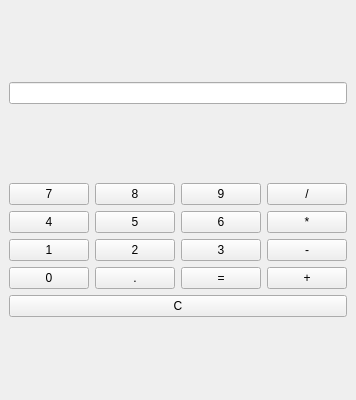
<?xml version="1.0" encoding="UTF-8"?>
<ui version="4.0">
  <class>Calculator</class>
  <widget class="QMainWindow" name="Calculator">
    <property name="geometry">
      <rect>
        <x>0</x>
        <y>0</y>
        <width>300</width>
        <height>400</height>
      </rect>
    </property>
    <property name="windowTitle">
      <string>Calculator</string>
    </property>
    <widget class="QWidget" name="centralwidget">
      <layout class="QVBoxLayout" name="verticalLayout">
        <item>
          <widget class="QLineEdit" name="display">
            <property name="readOnly">
              <bool>true</bool>
            </property>
            <property name="alignment">
              <set>Qt::AlignRight</set>
            </property>
          </widget>
        </item>
        <item>
          <layout class="QGridLayout" name="gridLayout">
            <!-- Row 0 -->
            <item row="0" column="0">
              <widget class="QPushButton" name="pushButton_7">
                <property name="text">
                  <string>7</string>
                </property>
              </widget>
            </item>
            <item row="0" column="1">
              <widget class="QPushButton" name="pushButton_8">
                <property name="text">
                  <string>8</string>
                </property>
              </widget>
            </item>
            <item row="0" column="2">
              <widget class="QPushButton" name="pushButton_9">
                <property name="text">
                  <string>9</string>
                </property>
              </widget>
            </item>
            <item row="0" column="3">
              <widget class="QPushButton" name="pushButton_divide">
                <property name="text">
                  <string>/</string>
                </property>
              </widget>
            </item>

            <!-- Row 1 -->
            <item row="1" column="0">
              <widget class="QPushButton" name="pushButton_4">
                <property name="text">
                  <string>4</string>
                </property>
              </widget>
            </item>
            <item row="1" column="1">
              <widget class="QPushButton" name="pushButton_5">
                <property name="text">
                  <string>5</string>
                </property>
              </widget>
            </item>
            <item row="1" column="2">
              <widget class="QPushButton" name="pushButton_6">
                <property name="text">
                  <string>6</string>
                </property>
              </widget>
            </item>
            <item row="1" column="3">
              <widget class="QPushButton" name="pushButton_multiply">
                <property name="text">
                  <string>*</string>
                </property>
              </widget>
            </item>

            <!-- Row 2 -->
            <item row="2" column="0">
              <widget class="QPushButton" name="pushButton_1">
                <property name="text">
                  <string>1</string>
                </property>
              </widget>
            </item>
            <item row="2" column="1">
              <widget class="QPushButton" name="pushButton_2">
                <property name="text">
                  <string>2</string>
                </property>
              </widget>
            </item>
            <item row="2" column="2">
              <widget class="QPushButton" name="pushButton_3">
                <property name="text">
                  <string>3</string>
                </property>
              </widget>
            </item>
            <item row="2" column="3">
              <widget class="QPushButton" name="pushButton_minus">
                <property name="text">
                  <string>-</string>
                </property>
              </widget>
            </item>

            <!-- Row 3 -->
            <item row="3" column="0">
              <widget class="QPushButton" name="pushButton_0">
                <property name="text">
                  <string>0</string>
                </property>
              </widget>
            </item>
            <item row="3" column="1">
              <widget class="QPushButton" name="pushButton_point">
                <property name="text">
                  <string>.</string>
                </property>
              </widget>
            </item>
            <item row="3" column="2">
              <widget class="QPushButton" name="pushButton_equals">
                <property name="text">
                  <string>=</string>
                </property>
              </widget>
            </item>
            <item row="3" column="3">
              <widget class="QPushButton" name="pushButton_plus">
                <property name="text">
                  <string>+</string>
                </property>
              </widget>
            </item>

            <!-- Row 4 -->
            <item row="4" column="0" colspan="4">
              <widget class="QPushButton" name="pushButton_clear">
                <property name="text">
                  <string>C</string>
                </property>
              </widget>
            </item>
          </layout>
        </item>
      </layout>
    </widget>
  </widget>
  <resources/>
  <connections/>
</ui>
